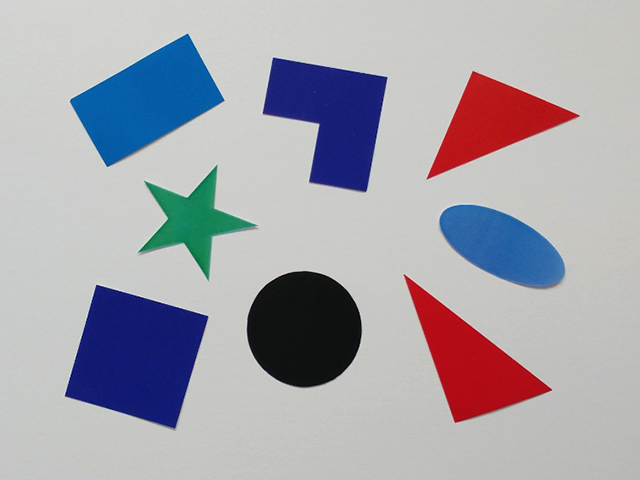
#> input picture opencv_practice/polygon.bmp, 640 x 480 px
$ jupyter execute --allow-errors Untitled1.ipynb
#> lines starting #> are read from the running program, lines starting #| are printed output that depends on the picture; after the words box and inside, x2 and y2 are one past the last pixel; in counts of white or black regions, pixels touching at a corner belong together
[cell 1]
import cv2
import numpy as np

src = cv2.imread('polygon.bmp',cv2.IMREAD_GRAYSCALE)
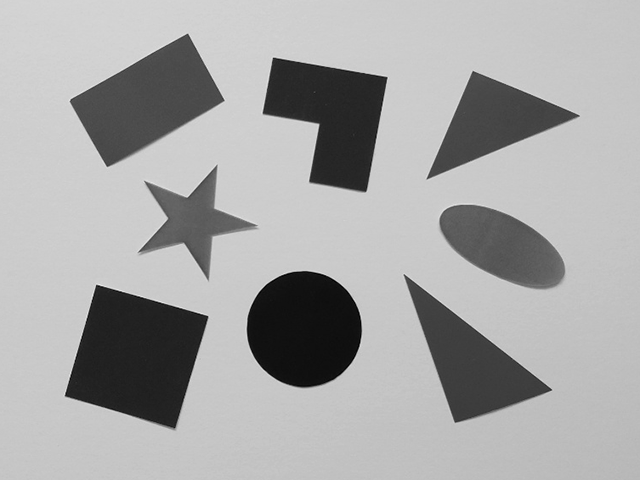
#> src: shape (480, 640); min 0, max 240, mean 166.4

_, src1 = cv2.threshold(src,0,255,cv2.THRESH_BINARY_INV)
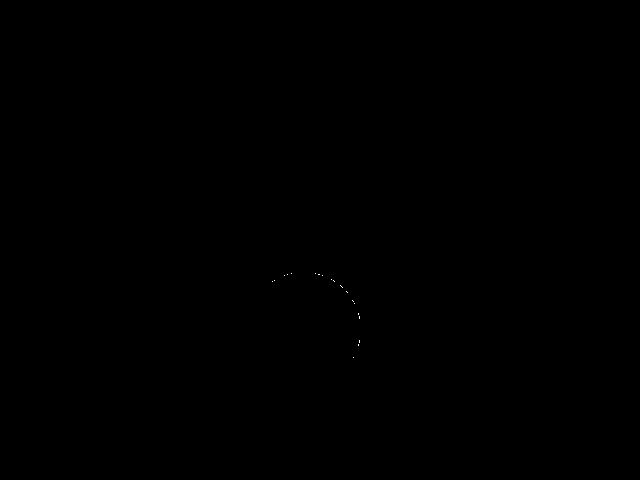
#> src1: shape (480, 640); 0.01% white in thin lines or dots, all inside (x1, y1, x2, y2) = (272, 273, 360, 358)
_, src2 = cv2.threshold(src,0,255,cv2.THRESH_OTSU)
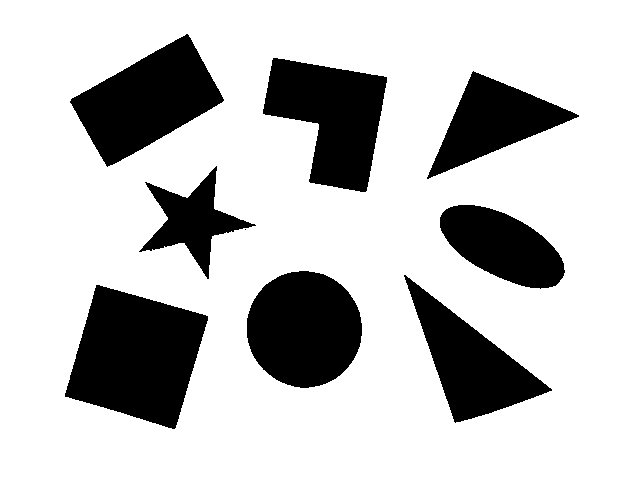
#> src2: shape (480, 640); 76.9% white; 9 black regions (1 under 20 px), largest, box (x1, y1, x2, y2) and area: (65, 285, 208, 429) 13563, (247, 271, 362, 388) 10523, (70, 34, 224, 167) 10499
_, src_bin = cv2.threshold(src,0,255,cv2.THRESH_BINARY_INV|cv2.THRESH_OTSU)

cnt, labels, stats, centroids = cv2.connectedComponentsWithStats(src_bin)
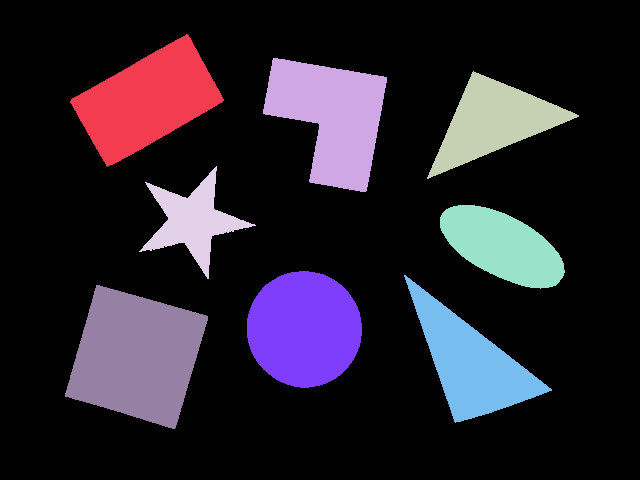
#> labels: shape (480, 640) int32; 10 distinct labels, from 0 to 9; one colour per label, 0 black
#> cnt = 10; stats = [[0, 0, 640, 480, 236338], [70, 34, 154, 133, 10499], [263, 58, 124, 134, 10157], [427, 71, 152, 108, 6906], [139, 166, 117, 113, 4381], [440, 205, 125, 84, 6550], [245, 229, 1, 1, 1], [247, 271, 115, 117, 10523], [404, 275, 148, 148, 8282], [65, 285, 143, 144, 13563]]; centroids = [[324.9, 239.6], [146.7, 100.3], [330.8, 116.6], [493.1, 121.4], [192.3, 220.6], [501.9, 245.7], [245, 229], [303.8, 328.7], [470.3, 362.3], [136, 356]]

dst = cv2.cvtColor(src,cv2.COLOR_GRAY2BGR)


shapes=[]
centroids2=[]
for i in range(1, cnt):
    (x,y,w,h,area) = stats[i]

    if area < 20:
        continue

    cx = centroids[i][0]-x
    cy = centroids[i][1]-y
    centroids2.append([cx,cy])
    sh = src[y:y+h, x:x+h]
    cv2.circle(sh,(int(cx),int(cy)),2,255,-1)
    shapes.append(sh)
#> this loop made 9 passes
#> (x, y, w, h, area, cx, cy) on passes 1, 2, 3, 4, 5, 7, 8, 9: (70, 34, 154, 133, 10499, 76.74, 66.31), (263, 58, 124, 134, 10157, 67.78, 58.61), (427, 71, 152, 108, 6906, 66.08, 50.45), (139, 166, 117, 113, 4381, 53.26, 54.61), (440, 205, 125, 84, 6550, 61.93, 40.67), (247, 271, 115, 117, 10523, 56.83, 57.68), (404, 275, 148, 148, 8282, 66.34, 87.32), (65, 285, 143, 144, 13563, 71.03, 70.96)
#> pass 1, `sh = src[y:y+h, x:x+h]`:
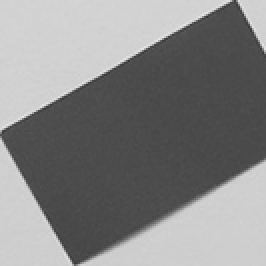
#> sh: shape (133, 133) (shown 2 times larger); min 54, max 234, mean 133.1
#> pass 2, `sh = src[y:y+h, x:x+h]`:
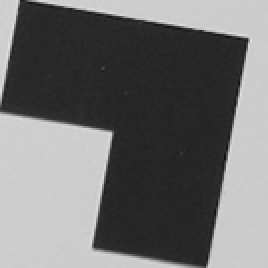
#> sh: shape (134, 134) (shown 2 times larger); min 14, max 227, mean 111.5
#> pass 3, `sh = src[y:y+h, x:x+h]`:
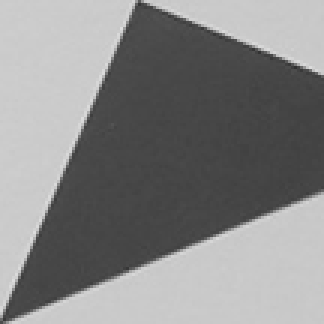
#> sh: shape (108, 108) (shown 3 times larger); min 49, max 222, mean 134
#> after the loop:
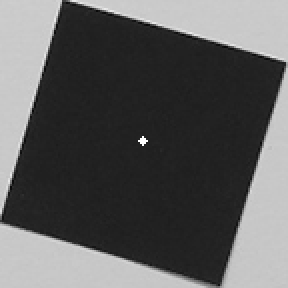
#> sh: shape (144, 144) (shown 2 times larger); min 8, max 255, mean 91.8
#> after the loop, centroids2 = [[76.74, 66.31], [67.78, 58.61], [66.08, 50.45], [53.26, 54.61], [61.93, 40.67], [56.83, 57.68], [66.34, 87.32], [71.03, 70.96]]; shapes = 8 items

cnt = 0
for s in shapes:
    cv2.imshow('s'+str(cnt),s)
    cnt+=1
#> this loop made 8 passes
#> after the loop, cnt = 8

dst = []
#> (the rest of this cell did not finish here and is left out)
